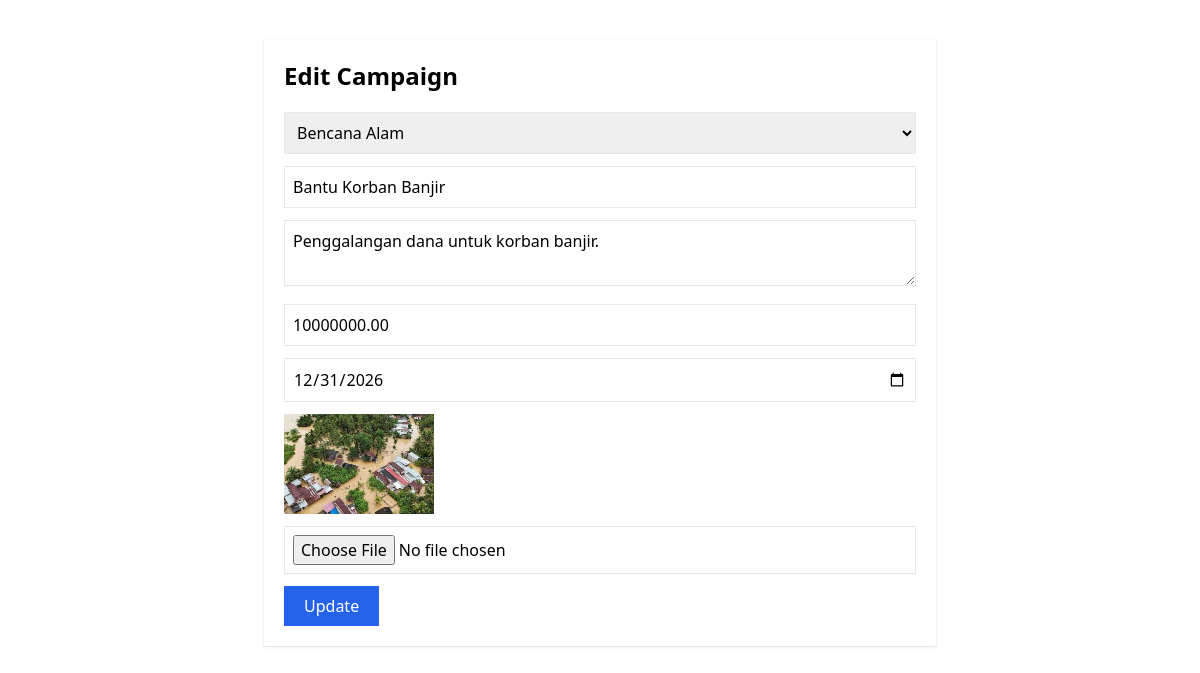
Page /admin/edit_campaign.php?id=1 on the committed database.
### tables this page shows
CREATE TABLE campaign (
id INT AUTO_INCREMENT PRIMARY KEY,
kategori_id INT NOT NULL,
judul VARCHAR(255) NOT NULL,
deskripsi TEXT NOT NULL,
target DECIMAL(15,2) NOT NULL,
terkumpul DECIMAL(15,2) DEFAULT 0,
gambar VARCHAR(255),
deadline DATE,
created_at TIMESTAMP DEFAULT CURRENT_TIMESTAMP,

CONSTRAINT fk_campaign_kategori
FOREIGN KEY (kategori_id)
REFERENCES kategori(id)
ON DELETE CASCADE
ON UPDATE CASCADE

);

CREATE TABLE kategori (
id INT AUTO_INCREMENT PRIMARY KEY,
nama_kategori VARCHAR(100) NOT NULL
);

### admin/edit_campaign.php (the view, shortened to what this page needs)
<?php
include "../config/koneksi.php";
$id = $_GET['id'];
$data = mysqli_fetch_assoc(
mysqli_query($conn,"
SELECT * FROM campaign
WHERE id='$id'
")
);
$kategori = mysqli_query($conn,"
SELECT * FROM kategori
");
?>
<!DOCTYPE html>
<html>
<head>
<script src="https://cdn.tailwindcss.com"></script>
</head>
<body>
<div class="max-w-2xl mx-auto mt-10 bg-white p-5 shadow">
<h2 class="text-2xl font-bold mb-5">
Edit Campaign
</h2>
<form method="POST" enctype="multipart/form-data">
<select
name="kategori_id"
class="w-full border p-2 mb-3">
<?php while($k=mysqli_fetch_assoc($kategori)){ ?>
<option
value="<?= $k['id'] ?>"
<?= $k['id']==$data['kategori_id']?'selected':'' ?>>
<?= $k['nama_kategori'] ?>
</option>
<?php } ?>
</select>
<input
type="text"
name="judul"
value="<?= $data['judul'] ?>"
class="w-full border p-2 mb-3">
<textarea
name="deskripsi"
class="w-full border p-2 mb-3"><?= $data['deskripsi'] ?></textarea>
<input
type="number"
name="target"
value="<?= $data['target'] ?>"
class="w-full border p-2 mb-3">
<input
type="date"
name="deadline"
value="<?= $data['deadline'] ?>"
class="w-full border p-2 mb-3">
<img
src="../uploads/<?= $data['gambar'] ?>"
width="150"
class="mb-3">
<input
type="file"
name="gambar"
class="w-full border p-2 mb-3">
<button
name="update"
class="bg-blue-600 text-white px-5 py-2">
Update
</button>
</form>
</div>
</body>
</html>

### rows in the picture
campaign: kategori_id "Bencana Alam", judul "Bantu Korban Banjir", deskripsi "Penggalangan dana untuk korban banjir.", target "10000000.00", deadline "12/31/2026", gambar (picture)
